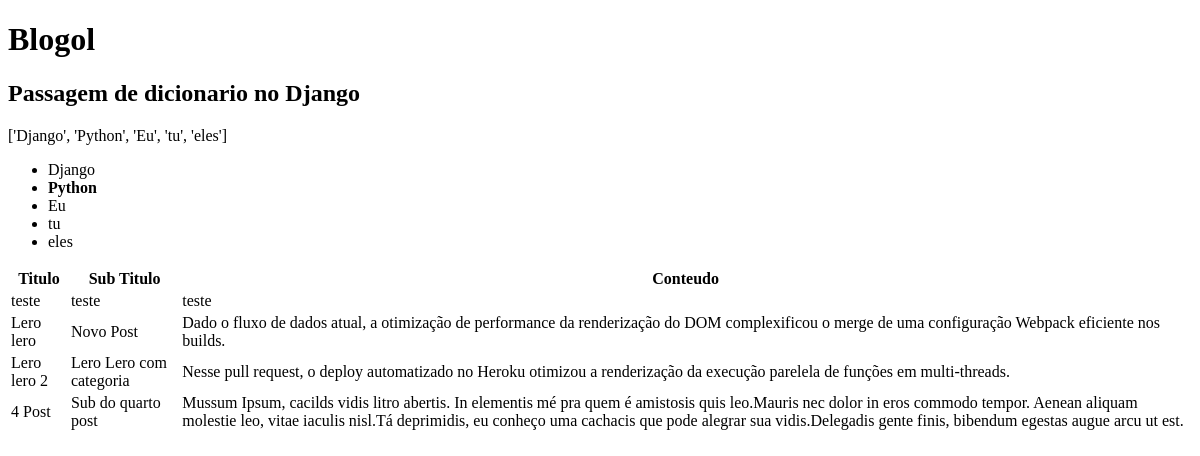
Page /blog/index_didatico on the earlier database version.
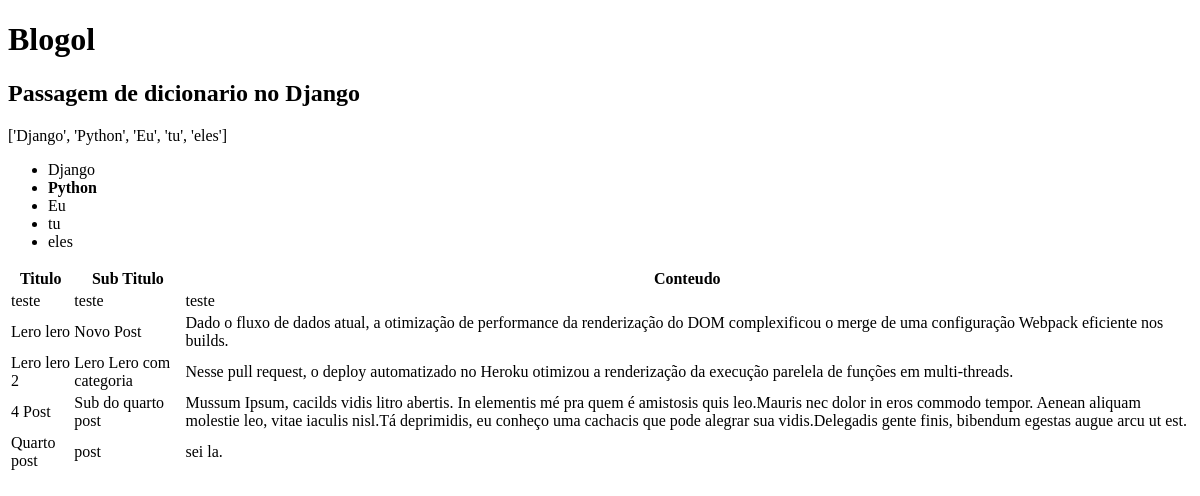
Same page on the later database version.
### website/models.py (models this page shows, shortened)
class Post(models.Model):
    title = models.CharField(max_length=100, verbose_name="Titulo")
    sub_title = models.CharField(verbose_name='Sub titulo', max_length=200)
    content = models.TextField(verbose_name="Conteudo")
    category = models.CharField(
        max_length=2,
        choices=Categories.choices,
        default=Categories.GR,
        verbose_name='Categorias',
    )
    approved = models.BooleanField(default=True,
                                   verbose_name="Aprovado"
                                   )
    image_post = models.ImageField(upload_to="posts", null=True, blank=True, verbose_name="Imagem")

### website/views.py (the view)
# urls.py: path('index_didatico', blog_hellow),
def blog_hellow(request):
    list = ['Django', 'Python', 'Eu', 'tu', 'eles']
    list_posts = Post.objects.all()
    data = {'name': 'Passagem de dicionario no Django',
            'list': list,
            'posts': list_posts}
    return render(request, 'main/index_didatico.html', data)

### website/templates/main/index_didatico.html (shortened to what this page needs)
<!DOCTYPE html>
<html lang="en">
<head>
</head>
<body>
<h1> Blogol </h1>
<h2>{{ name }}</h2>
{{ list }}
<ul>
    {% for i in list %}
        <li>
            {% if i == 'Python' %}
                <b>{{ i }}</b>
            {% else %}
                {{ i }}
            {% endif %}
        </li>
    {% endfor %}
</ul>
<table>
    <thead>
    <tr>
        <th>Titulo</th>
        <th>Sub Titulo</th>
        <th>Conteudo</th>
    </tr>
    </thead>
    <tbody>
    {% for post in posts %}
        <tr>
            <td>{{ post.title }}</td>
            <td>{{ post.sub_title }}</td>
            <td>{{ post.content }}</td>
        </tr>
    {% endfor %}
    </tbody>
</table>
</body>
</html>

Differences in the rows shown:
added Post: title "Quarto post", sub_title "post", content "sei la."
